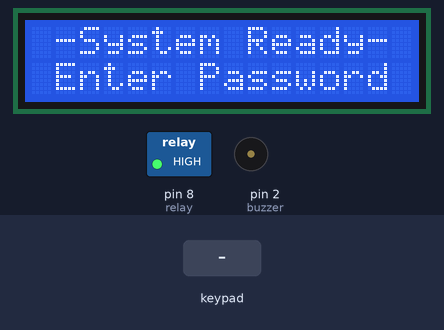
Simulated run of this sketch. Board: Arduino Uno, built with avr-gcc and run on an emulated ATmega328P. Shown: 16×2 character LCD, switched loads named in the sketch (green lamp = pin HIGH), buzzer (waves = sounding). Inputs (shaded band) come from the test bench. What the sketch prints to the serial monitor is not drawn.

Above: at 2.8 s.
2.9 s: keypad keys 4 5 8 9 0 0 * pressed 0.4 s apart
At 7.0 s:
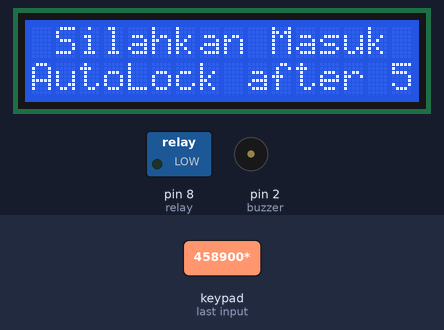
7.2 s: key '*' pressed
10.2 s: key '#' pressed
At 13.13 s:
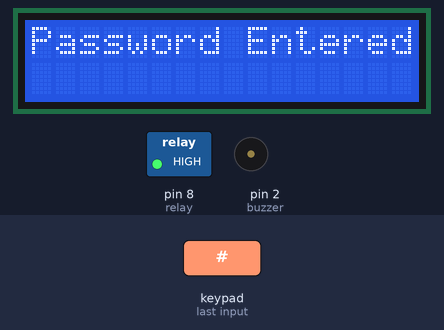
13.2 s: key '1' pressed
At 14.1 s:
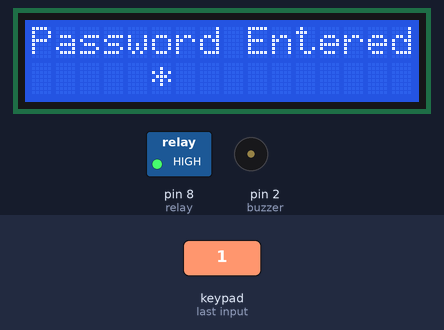
14.7 s: key '2' pressed
At 15.1 s:
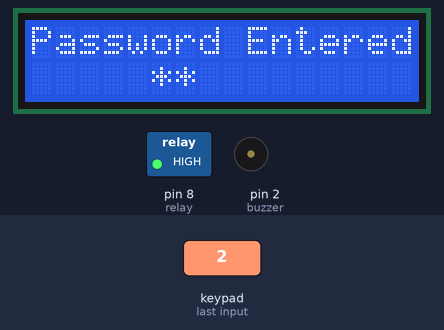
16.2 s: keypad keys 4 5 8 9 0 0 A pressed 0.4 s apart
At 18.5 s:
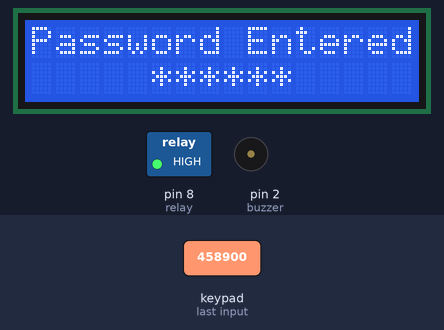
Timing chart, 0 to 20.0 s (numbered marks = the images above; inputs shaded):
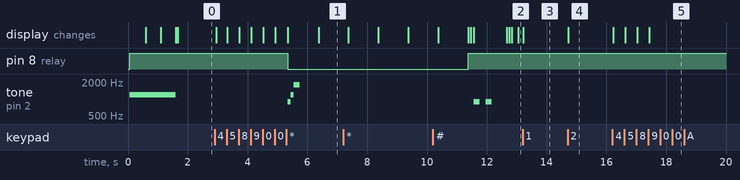

Measured:
- after the input at 2.9 s, pin 8 (relay): HIGH → LOW after 2.4 s; tone on pin 2 (buzzer): silent → 900 Hz after 2.4 s, → 1200 Hz 0.10 s later, → 1800 Hz 0.10 s later, → silent 0.20 s later; the display: first changes after 0.05 s (image 1 shows a later state)
- after the input at 13.2 s, the display: changes at once (image 3)
- after the input at 14.7 s, the display: changes at once (image 4)
- after the input at 16.2 s, the display: first changes at once (image 5 shows a later state)

The sketch:

Doorlock_keypad.ino
```cpp
#include <Wire.h>
#include <LiquidCrystal_I2C.h>
#include <Password.h>
#include <Keypad.h>

const byte ROWS = 4; // Four rows
const byte COLS = 4; //  columns
// Define the Keymap
char keys[ROWS][COLS] = {
  {'1', '2', '3', 'A'},
  {'4', '5', '6', 'B'},
  {'7', '8', '9', 'C'},
  {'*', '0', '#', 'D'}
};

byte rowPins[ROWS] = { 4, 5, 6, 7 }; // Connect keypad ROW0, ROW1, ROW2 and ROW3 to these Arduino pins.
byte colPins[COLS] = { A0, A1, A2, A3 }; // Connect keypad COL0, COL1, COL2, and COL3 to these Arduino pins.

// Create the Keypad
Keypad keypad = Keypad( makeKeymap(keys), rowPins, colPins, ROWS, COLS );
LiquidCrystal_I2C lcd(0x27, 16, 2);
Password password = Password("458900"); //Ganti Password yang kalian inginkan

const int buzzer = 2;
const int relay = 8;

int alarm = 0;
uint8_t alarmStat = 0;
uint8_t maxError = 5;
uint8_t pwMode = 0;
uint8_t pwPos = 0;
bool access = false;

void setup() {
  Serial.begin(9600);
  lcd.begin(16,2);
  lcd.backlight();

  keypad.addEventListener(keypadEvent); //add an event listener for this keypad

  pinMode(relay, OUTPUT);
  digitalWrite(relay, HIGH);

  tone (buzzer, 1200);
  lcd.setCursor (0, 0);
  lcd.print(F("Keypad Doorlock"));
  lcd.setCursor (3, 1);
  lcd.print(F("Loading"));
  for (int i = 0; i < 3; i++) {
    lcd.print(".");
    delay(500);
  }
  lcd.clear();
  noTone (buzzer);
  delay(50);
}

void loop() {
  keypad.getKey();

  if (alarm >= maxError) {
    alarmStat = 1;
  }

  if (alarmStat == 0 && pwMode == 0) {
    lcd.setCursor (0, 0);
    lcd.print(F(" -System Ready- "));
    lcd.setCursor (0, 1);
    lcd.print(F(" Enter Password "));
  }

  if (alarmStat == 1) {
    lcd.setCursor (0, 0);
    lcd.print(F("-System LOCKED- "));
    lcd.setCursor (0, 1);
    lcd.print(F(" Please Wait "));
    for (int i = 60; i > 0; i--) {
      tone (buzzer, 1800);
      lcd.setCursor (13, 1); lcd.print(i);
      lcd.print(F("  ")); delay (1000);
    }
    noTone (buzzer);
    alarmStat = 0;
    alarm = 0;
  }
}

void keypadEvent(KeypadEvent eKey) {
  switch (keypad.getState()) {
    case PRESSED:
      Serial.print("Pressed: ");
      Serial.println(eKey);

      pwMode = 1;
      pwPos = pwPos + 1;
      if (pwPos == 1) {
        lcd.clear();
      }
      lcd.setCursor (0, 0);
      lcd.print(F("Password Entered"));
      if (pwPos < 7) {
        lcd.setCursor (4 + pwPos, 1);
        lcd.print(F("*"));
      }

      switch (eKey) {
        case '*': checkPassword(); break;
        case '#': password.reset();
          pwPos = 0;
          lcd.clear();
          delay(200);
          lcd.setCursor (0, 0);
          lcd.print(F("Password Entered"));
          break;

        default: password.append(eKey);
      }
  }
}

void checkPassword() {
  if (password.evaluate()) {
    Serial.println("Password OK");
    lcd.setCursor (0, 1);
    lcd.print(F("   -diterima-   "));
    alarm = 0;
    diterima();
    password.reset();
    pwPos = 0;
  }

  else {
    Serial.println("Password SALAH");
    lcd.setCursor (0, 1);
    lcd.print(F("   -ditolak-   "));
    alarm = alarm + 1;
    ditolak();
    password.reset();
    pwPos = 0;
  }
}

void diterima() {
  digitalWrite(relay, LOW);
  tone (buzzer, 900);
  delay(100);
  tone (buzzer, 1200);
  delay(100);
  tone (buzzer, 1800);
  delay(200);
  noTone(buzzer);
  delay(600);
  lcd.setCursor (0, 0);
  lcd.print(F(" Silahkan Masuk "));
  lcd.setCursor (0, 1);
  lcd.print(F("AutoLock after "));
  for (int i = 5; i > 0; i--) {
    lcd.setCursor (15, 1); lcd.print(i);
    delay (1000);
  }

  digitalWrite(relay, HIGH);
  pwMode = 0;
  lcd.clear();
  delay(50);
}

void ditolak() {
  tone (buzzer, 900);
  delay(200);
  noTone(buzzer);
  delay(200);
  tone (buzzer, 900);
  delay(200);
  noTone (buzzer);
  delay(500);
  pwMode = 0;
  lcd.clear();
  delay(50);
}
```
